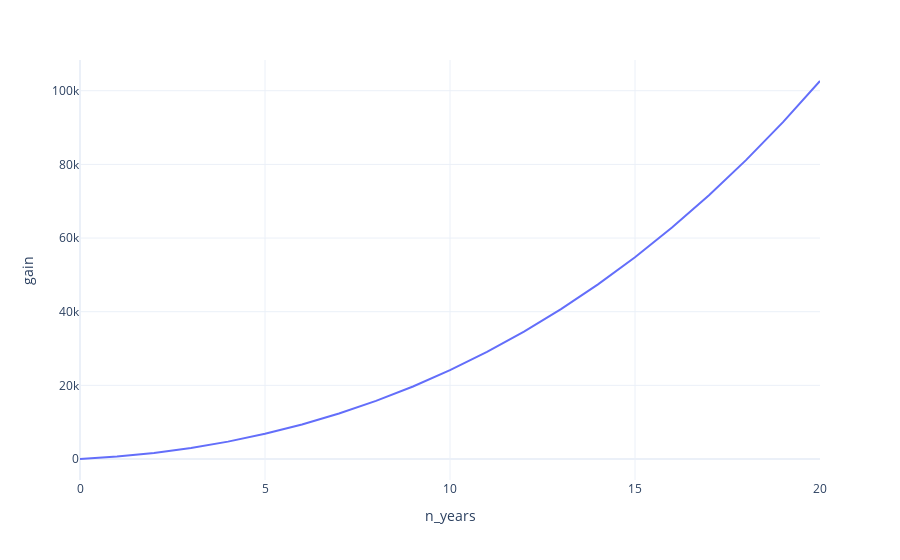

The notebook cell saved with this chart:
### Code cell
px.line(fin.yearly_finances, x="n_years", y="gain", log_y=False)

### Figure 1 — Plotly figure (JSON) as saved in the notebook; plotly's stock layout.template omitted (floating-point values rounded to 4 significant figures)
{"data": [{"hovertemplate": "n_years=%{x}<br>gain=%{y}<extra></extra>", "legendgroup": "", "line": {"color": "#636efa", "dash": "solid"}, "marker": {"symbol": "circle"}, "mode": "lines", "name": "", "orientation": "v", "showlegend": false, "type": "scatter", "x": [0, 1, 2, 3, 4, 5, 6, 7, 8, 9, 10, 11, 12, 13, 14, 15, 16, 17, 18, 19, 20], "xaxis": "x", "y": [0, 651, 1642, 2991, 4716, 6836, 9372, 12344, 15776, 19690, 24111, 29065, 34580, 40684, 47407, 54781, 62839, 71617, 81151, 91479, 102643], "yaxis": "y"}], "layout": {"legend": {"tracegroupgap": 0}, "margin": {"t": 60}, "xaxis": {"anchor": "y", "domain": [0, 1], "title": {"text": "n_years"}}, "yaxis": {"anchor": "x", "domain": [0, 1], "title": {"text": "gain"}}}}
